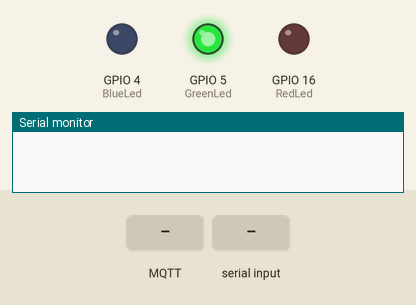
This sketch was run on a simulated ESP32. On the bench: output pins drawn as LEDs (lit = HIGH), the last lines printed to the serial monitor. Inputs (shaded band) come from the test bench. WiFi joins after 1.5 s; servers stay silent unless stated; network time is answered at once with the bench clock; the local clock reads 2024-03-15 10:24:30 at power-on unless the sketch sets it; no MQTT or app messages arrive unless stated.

Above: at 0.7 s.
At 2.7 s:
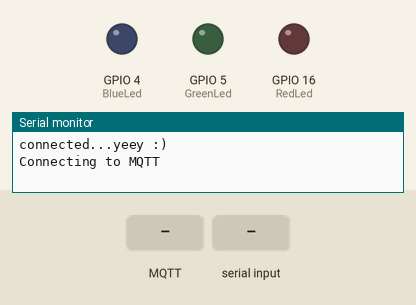
2.8 s: MQTT message "1" arrives on the first subscribed topic
4.3 s: "1" received over Serial
6.8 s: MQTT message "on" arrives on the first subscribed topic
8.3 s: MQTT message "off" arrives on the first subscribed topic
Timing chart, 0 to 10.8 s (numbered marks = the images above; inputs shaded):
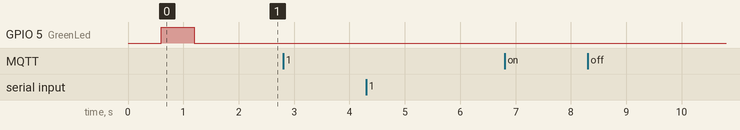

The sketch:

wifi_MQTT_stations.ino
```cpp
// LED will blink when in config mode

#include <WiFiManager.h> // https://github.com/tzapu/WiFiManager
#include <PubSubClient.h>
#include <NTPClient.h>
#include <WiFiUdp.h>

//for LED status
#include <Ticker.h>
Ticker ticker;


#define RedLed 16
#define BlueLed 4
#define GreenLed 5
//--------------- NTP -SERVER  -------------------------------
WiFiUDP ntpUDP;
NTPClient timeClient(ntpUDP, "co.pool.ntp.org", 3600, 60000);
//--------------- MQTT - STATUS -------------------------------
const char* mqttServer = "192.168.20.45" ;
const int mqttPort = 1883 ;
const char* mqttUser = "diego";
const char* mqttPassword ="1020785214";
const char* topico ="station5";
const char* client_name ="Station5";

byte willQoS = 1;

const char* willTopic = "station5/status";
const char* willMessage = "OFF";
boolean willRetain = true;

//--------------- Variables de conexión -------------------------------
int mqttCon=0;
int trys=0;
unsigned long check_wifi = 10000;
// Cliente ESP en el Broker mqtt
WiFiClient espClient;
PubSubClient client(espClient);
//--------------- Variables de payload -------------------------------
String sending_payload;
char buffer_tst[50];
unsigned long tst;
//---------------Battery Level ------------------------
const int analogInPin = A0;
int battery_level = 0;  // value read from the pot

void callback(char* topic, byte* payload, unsigned int length) {

  for (int i = 0; i< length; i++) {
    Serial.print((char)payload[i]);
  }
  Serial.println(" ");
}

// Reconexión al Broker MQTT
void reconnect(int trys) {
  // Loop until we're reconnected
  while (!client.connected()  && trys < 3 ) {
    Serial.print("Attempting MQTT connection...");
    // Attempt to connect
    if (client.connect(client_name, mqttUser, mqttPassword, willTopic, willQoS, willRetain, willMessage )) {
      Serial.println("connected");
      // Subscribe
      client.publish("station5/status","ON",true);
    } else {
      Serial.print("failed, rc=");
      Serial.print(client.state());
      Serial.println(" try again in 5 seconds");
      // Wait 3 seconds before retrying
      delay(3000);

    }
    trys ++;
    }
}

void tick()
{
  //toggle state
  digitalWrite(GreenLed, !digitalRead(GreenLed));     // set pin to the opposite state
}

//gets called when WiFiManager enters configuration mode
void configModeCallback (WiFiManager *myWiFiManager) {
  Serial.println("Entered config mode");
  Serial.println(WiFi.softAPIP());
  //if you used auto generated SSID, print it
  Serial.println(myWiFiManager->getConfigPortalSSID());
  //entered config mode, make led toggle faster
  ticker.attach(0.2, tick);
}


void setup() {
  WiFi.mode(WIFI_STA); // explicitly set mode, esp defaults to STA+AP
  // put your setup code here, to run once:
  Serial.begin(9600);

  //set led pin as output
  pinMode(GreenLed, OUTPUT);
  pinMode(BlueLed, OUTPUT);
  pinMode(RedLed, OUTPUT);

  digitalWrite(GreenLed,LOW);
  digitalWrite(BlueLed,LOW);
  digitalWrite(RedLed,LOW);

  // start ticker with 0.5 because we start in AP mode and try to connect
  ticker.attach(0.6, tick);

  //WiFiManager
  //Local intialization. Once its business is done, there is no need to keep it around
  WiFiManager wm;
  //reset settings - for testing
  // wm.resetSettings();

  //set callback that gets called when connecting to previous WiFi fails, and enters Access Point mode
  wm.setAPCallback(configModeCallback);

  //fetches ssid and pass and tries to connect
  //if it does not connect it starts an access point with the specified name
  //here  "AutoConnectAP"
  //and goes into a blocking loop awaiting configuration
  if (!wm.autoConnect("Station 5 ","password")) {
    Serial.println("failed to connect and hit timeout");
    //reset and try again, or maybe put it to deep sleep
    ESP.restart();
    delay(1000);
  }

  //if you get here you have connected to the WiFi
  Serial.println("connected...yeey :)");
  timeClient.begin();
  ticker.detach();
  //keep LED on
  digitalWrite(GreenLed, LOW);

  client.setServer(mqttServer, mqttPort);
  client.setCallback(callback);
  while (!client.connected()&& mqttCon==0 ) {
     Serial.println("Connecting to MQTT");
     if (client.connect(client_name, mqttUser, mqttPassword, willTopic, willQoS, willRetain, willMessage )) {
           client.publish("station5/status","ON",true);

          } else {
            Serial.print("failed with state ");
            Serial.print(client.state());
            delay(2000);
            mqttCon=1;
          }
        }
        client.subscribe(topico);

}

void loop() {

//   if(WiFi.status() == WL_CONNECTED && client.connected()){
//
//    digitalWrite(GreenLed,LOW);
//    digitalWrite(BlueLed,LOW);
//    digitalWrite(RedLed,LOW);
//    delay(2000);
//    digitalWrite(GreenLed,HIGH);
//    digitalWrite(BlueLed,LOW);
//    digitalWrite(RedLed,HIGH);
//    delay(100);
//   }

  //publicar en el broker lo que venga por serial, adicionando tst y battery
   while(Serial.available() > 0 ){
    String payload = Serial.readString();

    timeClient.update();
    tst = timeClient.getEpochTime();
//    if(tst > 0xFFFFFFFFLL) {
//      sprintf(buffer_tst, "%lX%08lX", (unsigned long)(tst>>32), (unsigned long)(tst&0xFFFFFFFFULL));
//    } else {
//      sprintf(buffer_tst, "%lX", (unsigned long)tst);
//    }
     String myTst = String(tst);
     battery_level = analogRead(analogInPin);

    // print the readings in the Serial Monitor
    sending_payload = payload + "\"tst\":"+ myTst + "," + "\"bat\":"+ battery_level +"}";
    Serial.println(sending_payload);

    client.publish(topico,sending_payload.c_str());

  }
  // last will message y retain


  if (WiFi.status() != WL_CONNECTED  && (millis() > check_wifi)){
    // Aqui no hay Wifi
    digitalWrite(GreenLed,LOW);
    digitalWrite(BlueLed,LOW);
    digitalWrite(RedLed,HIGH);

    if(WiFi.status() == WL_CONNECTED){
      Serial.println("We have internet again");
    }

    Serial.println("Reconnecting to WiFi...");
    WiFi.disconnect();
    WiFi.begin();

    check_wifi = millis() + 10000;
  }

  if (!client.connected()) {
    // Aqui no hay conexión con el Broker
    digitalWrite(GreenLed,LOW);
    digitalWrite(BlueLed,HIGH);
    digitalWrite(RedLed,HIGH);
    reconnect(trys);
  }

  client.loop();
  delay(10);

    digitalWrite(GreenLed,LOW);
    digitalWrite(BlueLed,LOW);
    digitalWrite(RedLed,LOW);


}
```
